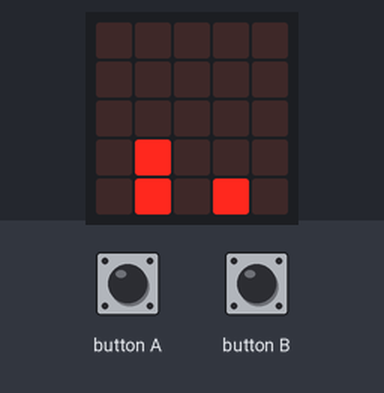
This program was run on a simulated BBC micro:bit (MakeCode). Parts: the board's 5×5 LED display. The run ends where the board's game-over animation would start. At 0.6 s the program stops and its outputs stay as they are.

Above: at 0.11 s.
At 0.5 s:
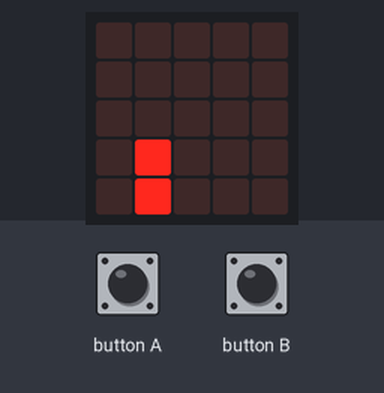

The program:

main.ts
```typescript
input.onButtonPressed(Button.A, function () {
    jugador_abajo.change(LedSpriteProperty.Y, -1)
    jugador_arriba.change(LedSpriteProperty.Y, -1)
    basic.pause(500)
    jugador_abajo.change(LedSpriteProperty.Y, 1)
    jugador_arriba.change(LedSpriteProperty.Y, 1)
})
input.onButtonPressed(Button.B, function () {
    jugador_arriba.change(LedSpriteProperty.Y, -1)
    jugador_arriba.change(LedSpriteProperty.Y, -1)
    basic.pause(1000)
    jugador_arriba.change(LedSpriteProperty.Y, 1)
    jugador_arriba.change(LedSpriteProperty.Y, 1)
})
let jugador_arriba: game.LedSprite = null
let jugador_abajo: game.LedSprite = null
jugador_abajo = game.createSprite(1, 4)
jugador_arriba = game.createSprite(1, 3)
let objeto = game.createSprite(4, 4)
basic.forever(function () {
    objeto.change(LedSpriteProperty.X, -1)
    basic.pause(200)
    if (objeto.get(LedSpriteProperty.X) == 0) {
        objeto.change(LedSpriteProperty.X, 4)
    }
    if (jugador_abajo.isTouching(objeto)) {
        game.gameOver()
        basic.showNumber(game.score())
    }
})
```

test.ts
```typescript
// aquí va el archivo "tests"; esto no se compilará cuando este paquete se utilice como una extensión.
```
